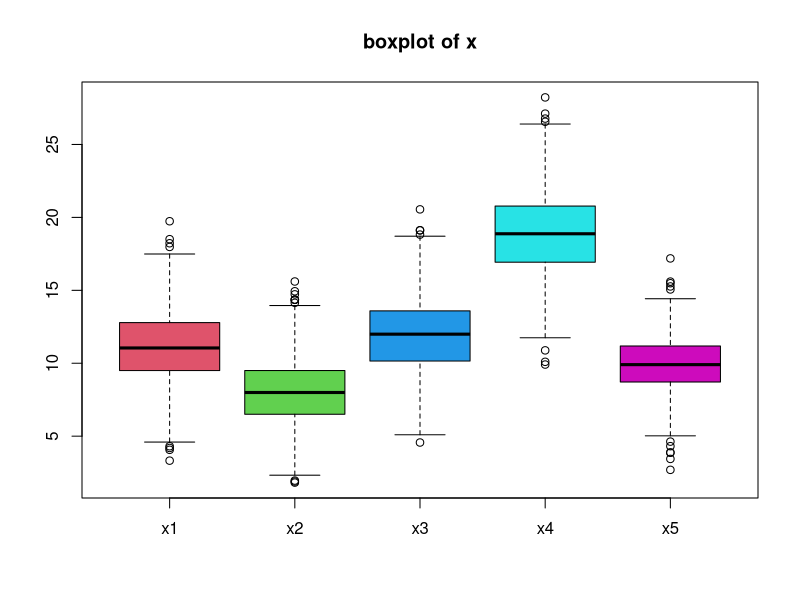
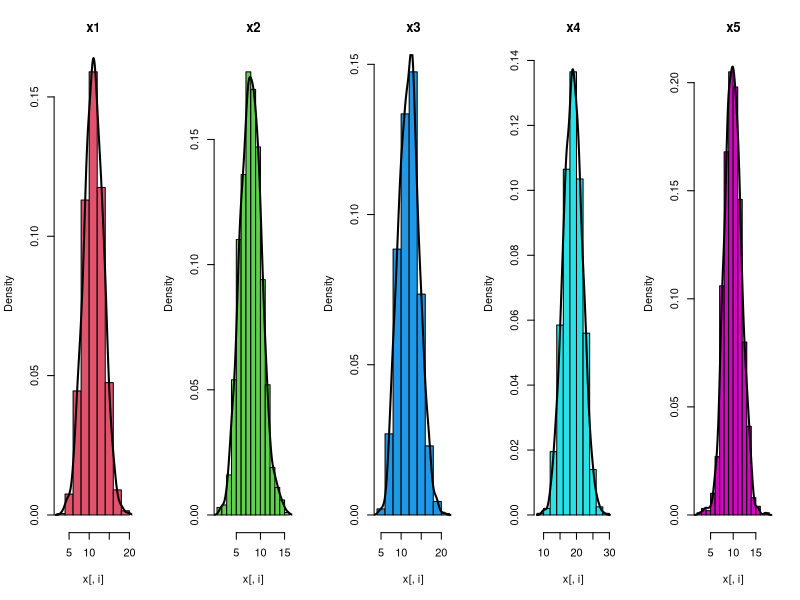

Write R code to recreate these figures, in order.
library(mvtnorm)
n = 1000
mu = c(11,8,12,19,10)
sigma = matrix(c(6, 4, 3, 2, 1, 4, 5, 4, 3, 2, 3, 4, 7, 4, 3, 2, 3, 4, 9, 4, 1, 2, 3, 4, 4), nrow=5)
set.seed(34)

x <- rmvnorm(n, mu, sigma)
head(x)

colnames(x) <- paste0("x", 1:5)
head(x)

par(mfrow=c(1,1))
boxplot(x, col=2:6, main="boxplot of x")

par(mfrow=c(1,5))
for(i in 1:5){
  hist(x[,i], col=i+1, probability = T, main= paste0("x",i))
  lines(density(x[,i]), lwd=2)
}
